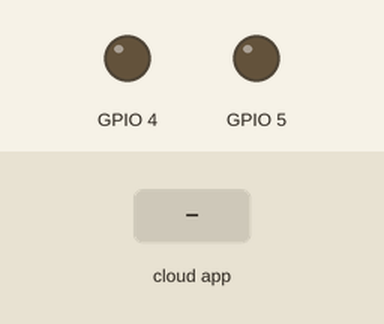
This sketch was run on a simulated ESP8266 (NodeMCU). Parts: output pins drawn as LEDs (lit = HIGH). The inputs (shaded band) are chosen by the test bench.

Above: at 2.7 s.
2.8 s: the phone or cloud app sets 7 to 1
At 3.9 s:
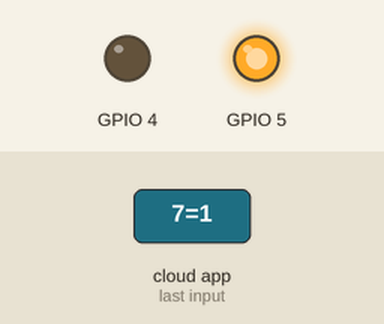
5.0 s: the phone or cloud app sets 8 to 1
At 6.7 s:
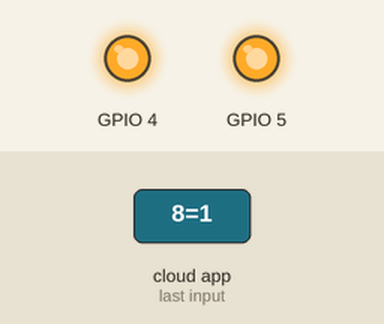
7.0 s: the phone or cloud app sets 7 to 0
At 8.2 s:
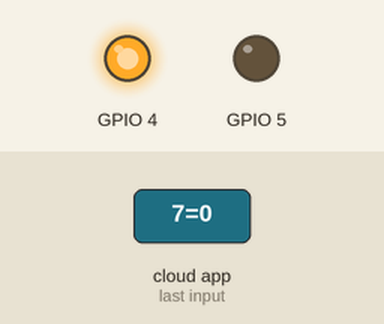
9.0 s: the phone or cloud app sets 8 to 0
At 9.8 s:
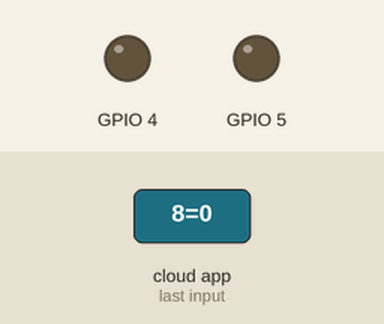
Timing chart, 0 to 12.0 s (numbered marks = the images above; inputs shaded):
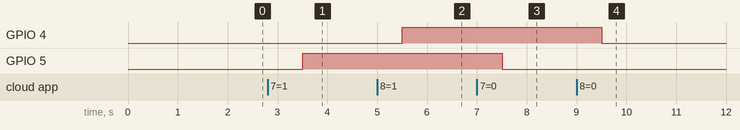

Measured:
- after the input at 2.8 s, GPIO 5: LOW → HIGH after 0.70 s
- after the input at 5.0 s, GPIO 4: LOW → HIGH after 0.50 s
- after the input at 7.0 s, GPIO 5: HIGH → LOW after 0.51 s
- after the input at 9.0 s, GPIO 4: HIGH → LOW after 0.51 s

The sketch:

esp8266-12E_relay2.ino
```cpp
#include <CayenneMQTTESP8266.h>
#define CAYENNE_DEBUG
#define CAYENNE_PRINT serial

char ssid[] = "BELLxxx";
char wifiPassword[] = "passw0rd";

char username[] = "xxxxxxxxxxxxxxx-xxxxxxxxxxx-xxxxxxxxx";
char password[] = "xxxxxxxxx-xxxxxxxxxxx-xxxxxxxxxxxxxx";
char clientID[] = "xxxxxxx-xxxxxxxxx-xxxxxxxxxxxx";

void setup() {
  // put your setup code here, to run once:
  Cayenne.begin(username, password, clientID, ssid, wifiPassword);
  //pinMode(2, OUTPUT);
  //digitalWrite(2, LOW);
  pinMode(5, OUTPUT);
  digitalWrite(5, LOW);

  pinMode(4, OUTPUT);
  digitalWrite(4, LOW);
}

void loop() {
  // put your main code here, to run repeatedly:
  Cayenne.loop();

}
CAYENNE_IN(6)
{
  int currentValue = getValue.asInt();
  if (currentValue == 1)
  {
    //do whatever you want when you turn on the button on cayenne dashboard
    digitalWrite(2, HIGH);
  }
  else
  {
    //do whatever you want when you turn off the button on cayenne dashboard
    digitalWrite(2, LOW);
  }
}
CAYENNE_IN(7)
{
  int currentValue = getValue.asInt();
  if (currentValue == 1)
  {
    //do whatever you want when you turn on the button on cayenne dashboard
    digitalWrite(5, HIGH);
  }
  else
  {
    //do whatever you want when you turn off the button on cayenne dashboard
    digitalWrite(5, LOW);
  }
}
CAYENNE_IN(8)
{
  int currentValue = getValue.asInt();
  if (currentValue == 1)
  {
    //do whatever you want when you turn on the button on cayenne dashboard
    digitalWrite(4, HIGH);
  }
  else
  {
    //do whatever you want when you turn off the button on cayenne dashboard
    digitalWrite(4, LOW);
  }
}
```
